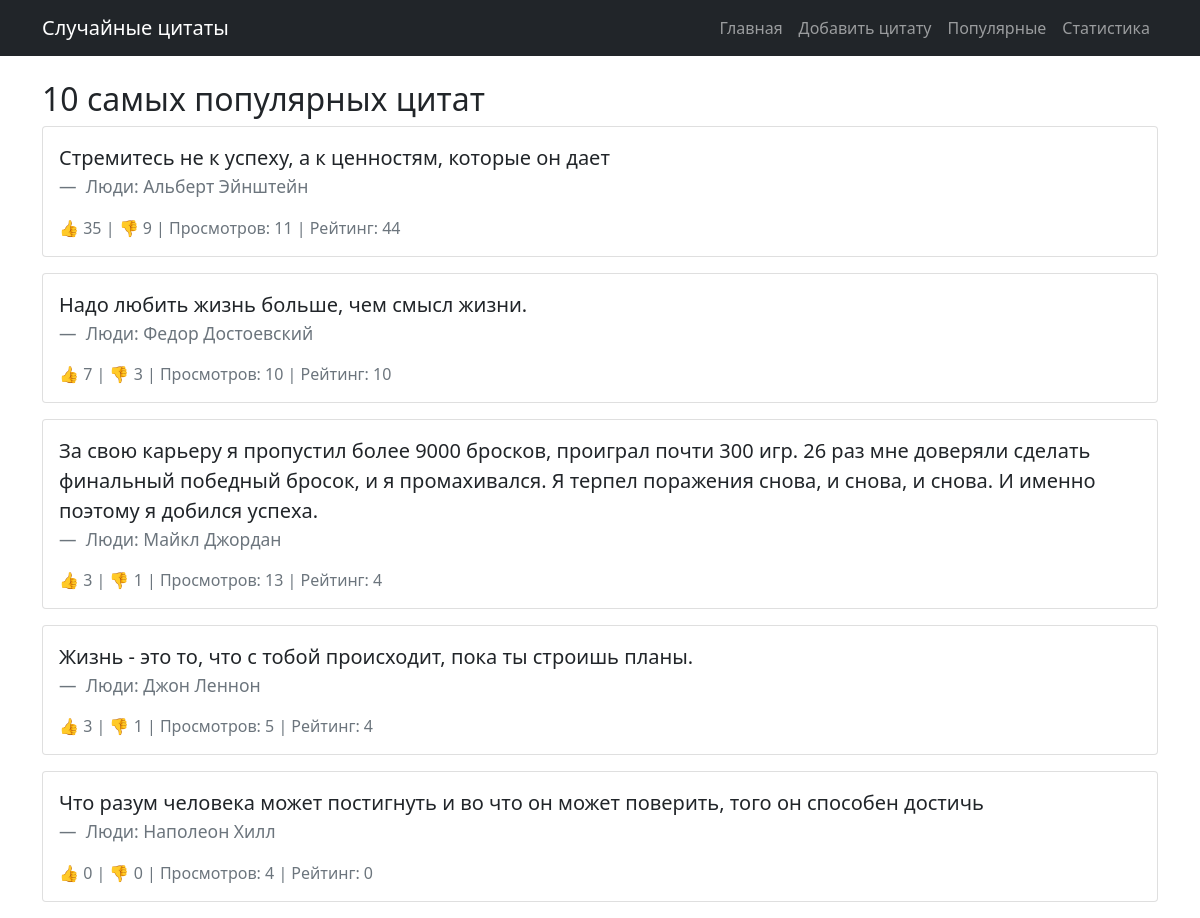
The page /popular/ on the database as committed earlier.
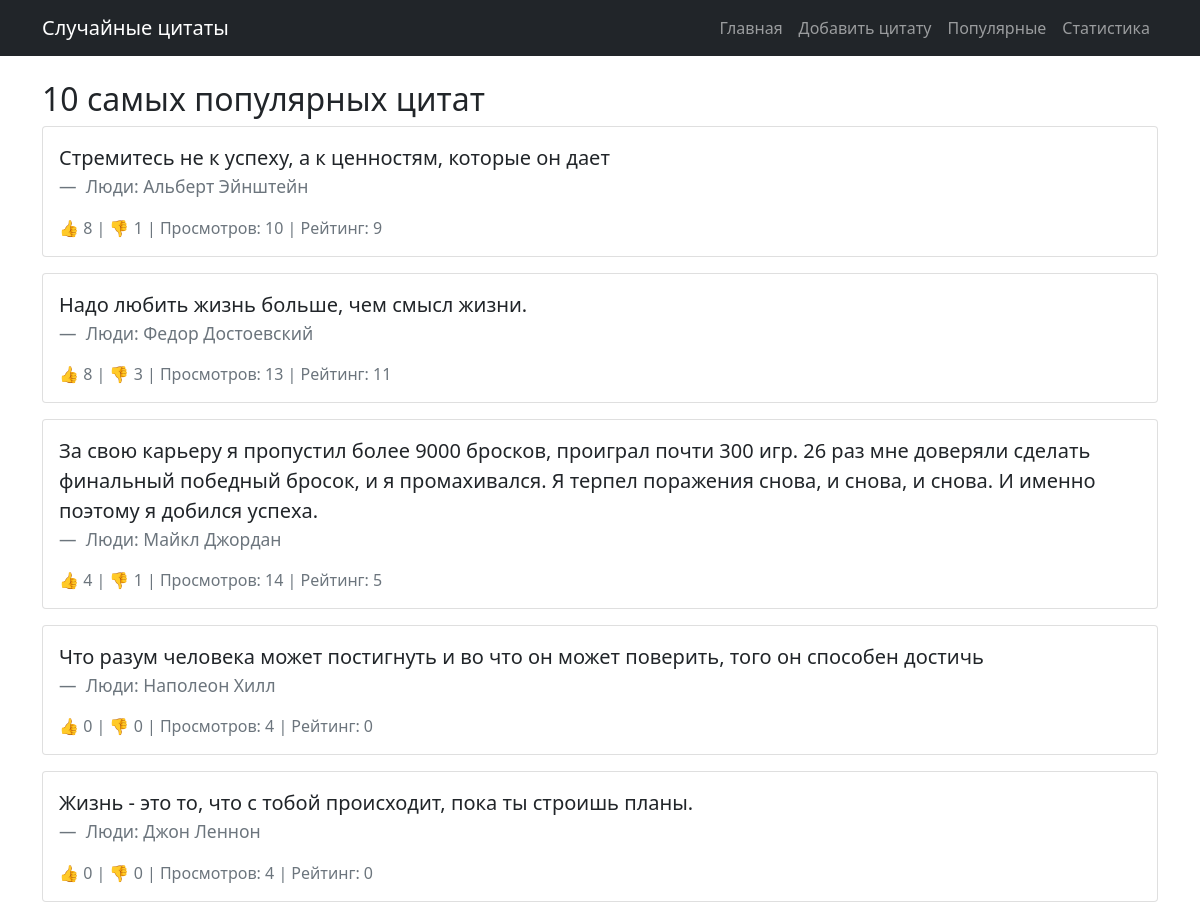
The same page on the database as committed later.
### quotes/models.py (models this page shows, shortened)
class Quote(models.Model):
    text = models.TextField(verbose_name="Текст цитаты")
    source = models.ForeignKey(Source, on_delete=models.CASCADE, verbose_name="Источник")
    weight = models.PositiveIntegerField(default=1, verbose_name="Вес")
    views = models.PositiveIntegerField(default=0, verbose_name="Просмотры")
    likes = models.PositiveIntegerField(default=0, verbose_name="Лайки")
    dislikes = models.PositiveIntegerField(default=0, verbose_name="Дизлайки")
    created_at = models.DateTimeField(auto_now_add=True)
    updated_at = models.DateTimeField(auto_now=True)
    class Meta:
        unique_together = ['text', 'source']

class Source(models.Model):
    TYPE_CHOICES = [
        ('movie', 'Фильм'),
        ('book', 'Книга'),
        ('series', 'Сериал'),
        ('game', 'Игра'),
        ('person', 'Люди'),
        ('other', 'Другое'),
    ]
    name = models.CharField(max_length=200, verbose_name="Название")
    type = models.CharField(max_length=20, choices=TYPE_CHOICES, verbose_name="Тип")
    created_at = models.DateTimeField(auto_now_add=True)
    class Meta:
        unique_together = ['name', 'type']
    def __str__(self):
        return f"{self.get_type_display()}: {self.name}"

### quotes/views.py (the view)
# urls.py: path('popular/', views.popular_quotes, name='popular_quotes'),
def popular_quotes(request):
    quotes = Quote.objects.annotate(
        popularity=F('likes') - F('dislikes')
    ).order_by('-popularity', '-views')[:10]
    return render(request, 'quotes/popular_quotes.html', {'quotes': quotes})

### quotes/templates/quotes/popular_quotes.html
{% extends 'quotes/base.html' %}
{% block content %}
<div class="row">
    <div class="col-12">
        <h2>10 самых популярных цитат</h2>
        {% for quote in quotes %}
        <div class="card mb-3">
            <div class="card-body">
                <blockquote class="blockquote">
                    <p>{{ quote.text }}</p>
                    <footer class="blockquote-footer">
                        {{ quote.source }}
                    </footer>
                </blockquote>
                <div class="text-muted">
                    👍 {{ quote.likes }} | 👎 {{ quote.dislikes }} |
                    Просмотров: {{ quote.views }} | Рейтинг: {{ quote.likes|add:quote.dislikes|default:0 }}
                </div>
            </div>
        </div>
        {% empty %}
        <p>Пока нет цитат с оценками.</p>
        {% endfor %}
    </div>
</div>
{% endblock %}

### quotes/templates/quotes/base.html (shortened to what this page needs)
<!DOCTYPE html>
<html lang="ru">
<head>
    <link href="https://cdn.jsdelivr.net/npm/bootstrap@5.1.3/dist/css/bootstrap.min.css" rel="stylesheet">
</head>
<body>
    <nav class="navbar navbar-expand-lg navbar-dark bg-dark">
        <div class="container">
            <a class="navbar-brand" href="{% url 'random_quote' %}">Случайные цитаты</a>
            <div class="navbar-nav">
                <a class="nav-link" href="{% url 'random_quote' %}">Главная</a>
                <a class="nav-link" href="{% url 'add_quote' %}">Добавить цитату</a>
                <a class="nav-link" href="{% url 'popular_quotes' %}">Популярные</a>
                <a class="nav-link" href="{% url 'dashboard' %}">Статистика</a>
            </div>
        </div>
    </nav>
    <div class="container mt-4">
        {% block content %}{% endblock %}
    </div>
</body>
</html>

Rows that differ between the two databases and show on the page:
changed Quote "Стремитесь не к успеху, а к ценностям, которые он дает": likes "35" → "8"; dislikes "9" → "1"; views "11" → "10"; likes|add "44" → "9"
changed Quote "Надо любить жизнь больше, чем смысл жизни.": likes "7" → "8"; views "10" → "13"; likes|add "10" → "11"
changed Quote "Люди: Майкл Джордан": likes "3" → "4"; views "13" → "14"; likes|add "4" → "5"
shown differently, row unchanged: Quote "Люди: Наполеон Хилл": moves up the list
changed Quote "Жизнь - это то, что с тобой происходит, пока ты строишь планы.": likes "3" → "0"; dislikes "1" → "0"; views "5" → "4"; likes|add "4" → "0"
